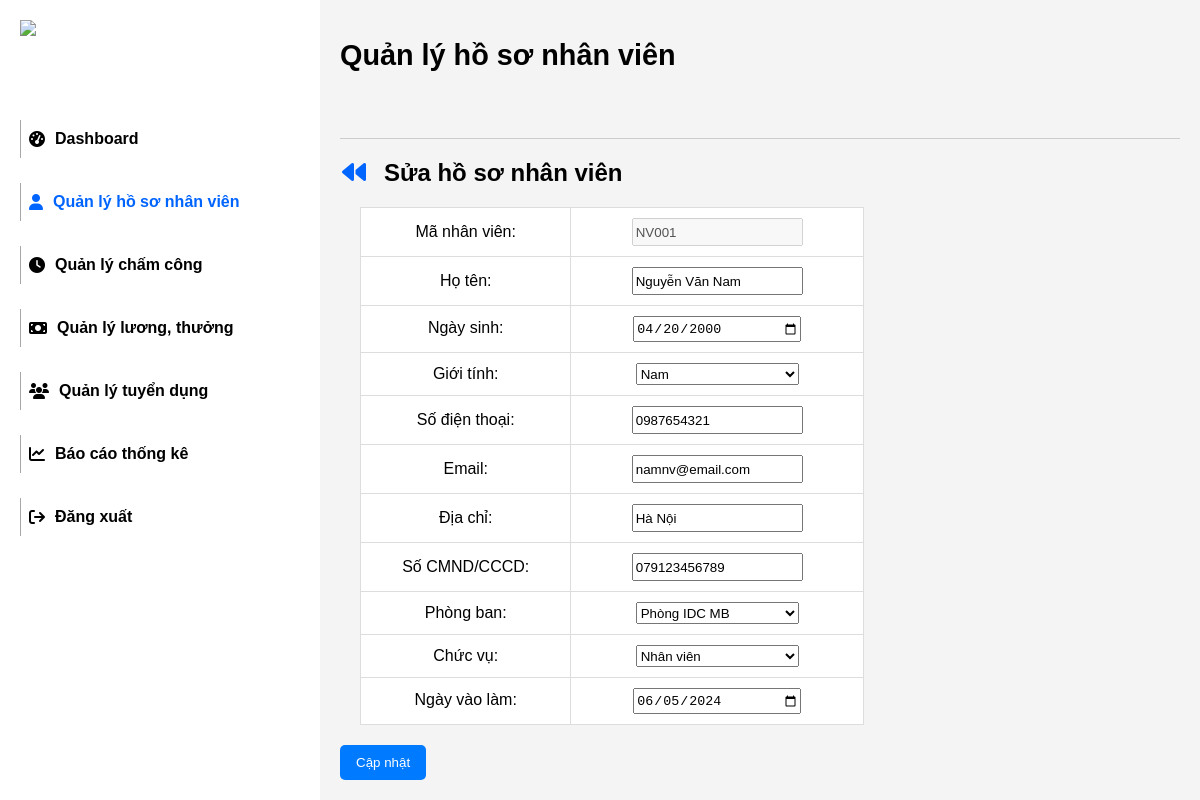
Before: /sua_hsnv.php?id=NV001 with the older database file.
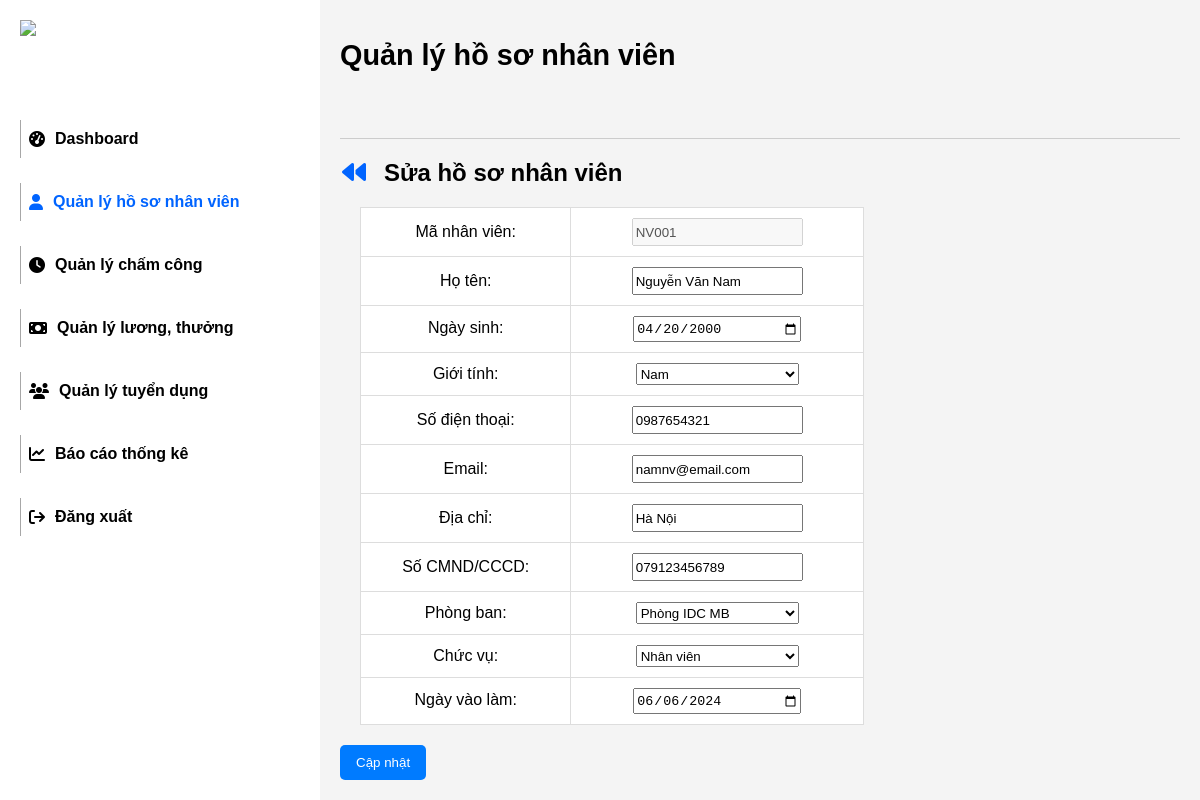
After: the same page with the newer database file.
### tables this page shows
CREATE TABLE `hs_nhan_vien` (
  `ma_nv` varchar(20) NOT NULL,
  `ho_ten` varchar(100) NOT NULL,
  `gioi_tinh` enum('Nam','Nữ','Khác') DEFAULT NULL,
  `ngay_sinh` date DEFAULT NULL,
  `cccd` varchar(20) DEFAULT NULL,
  `sdt` varchar(20) DEFAULT NULL,
  `email` varchar(100) DEFAULT NULL,
  `dia_chi` text DEFAULT NULL,
  `phong_ban` varchar(100) DEFAULT NULL,
  `chuc_vu` varchar(100) DEFAULT NULL,
  `ngay_vao_lam` date DEFAULT NULL
);

### sua_hsnv.php (the view, shortened to what the changed rows need)
<?php
include 'connect.php';
$ma_nv = $_GET['id'];
$nhanvien = null;
$sql = "SELECT *
        FROM hs_nhan_vien
        WHERE ma_nv = ?";
$stmt = $conn->prepare($sql);
$stmt->bind_param("s", $ma_nv);
$stmt->execute();
$result = $stmt->get_result();
if ($result->num_rows > 0) {
    $nhanvien = $result->fetch_assoc();
} else {
    echo "<script>alert('Nhân viên không tồn tại!'); window.location.href='ql_hsnhanvien.php';</script>";
    exit();
}
?>
<!DOCTYPE html>
<html lang="en">
<head>
    <link rel="stylesheet" href="assets/font/fontawesome-free-6.7.2-web/fontawesome-free-6.7.2-web/css/all.css">
    <link rel="stylesheet" href="style.css">
</head>
<body>
    <div class="container">
        <section class="content">
            <h1 style="border-bottom: 1px solid #ccc; padding-bottom: 66px">Quản lý hồ sơ nhân viên</h1>
            <h2><a style="margin-right: 16px; padding: 2px; color: #0064ff" href="ql_hsnhanvien.php"><i class="fa-solid fa-backward"></i></i></a>Sửa hồ sơ nhân viên</h2>
            <div class="add">
            <form action="" method="post">
                    <table>
                        <tr>
                            <td><input type="text" name="ma_nv" value="<?= $nhanvien['ma_nv'] ?>" disabled></td>
                        </tr>
                        <tr>
                            <td><input type="text" name="ho_ten" value="<?= $nhanvien['ho_ten'] ?>" required></td>
                        </tr>
                        <tr>
                            <td><input type="date" name="ngay_sinh" value="<?= $nhanvien['ngay_sinh'] ?>" required></td>
                        </tr>
                        <tr>
                            <td>
                                <select name="gioi_tinh">
                                    <option value="Nam" <?= $nhanvien['gioi_tinh'] == 'Nam' ? 'selected' : '' ?>>Nam</option>
                                </select>
                            </td>
                        </tr>
                        <tr>
                            <td><input type="text" name="sdt" value="<?= $nhanvien['sdt'] ?>" required></td>
                        </tr>
                        <tr>
                            <td><input type="email" name="email" value="<?= $nhanvien['email'] ?>" required></td>
                        </tr>
                        <tr>
                            <td><input type="text" name="dia_chi" value="<?= $nhanvien['dia_chi'] ?>" required></td>
                        </tr>
                        <tr>
                            <td><input type="text" name="CCCD" value="<?= $nhanvien['cccd'] ?>" required></td>
                        </tr>
                        <tr>
                            <td><input type="date" name="ngay_vao_lam" value="<?= $nhanvien['ngay_vao_lam'] ?>" required></td>
                        </tr>
                    </table>
                </form>
            </div>
        </section>
    </div>
</body>
</html>

Changed rows visible on the page:
changed hs_nhan_vien "NV001": ngay_vao_lam "06/05/2024" → "06/06/2024"
